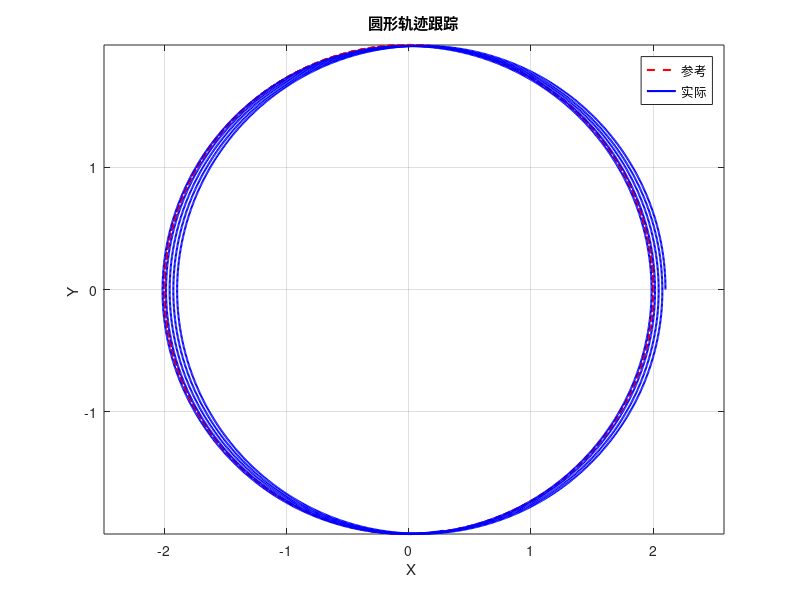
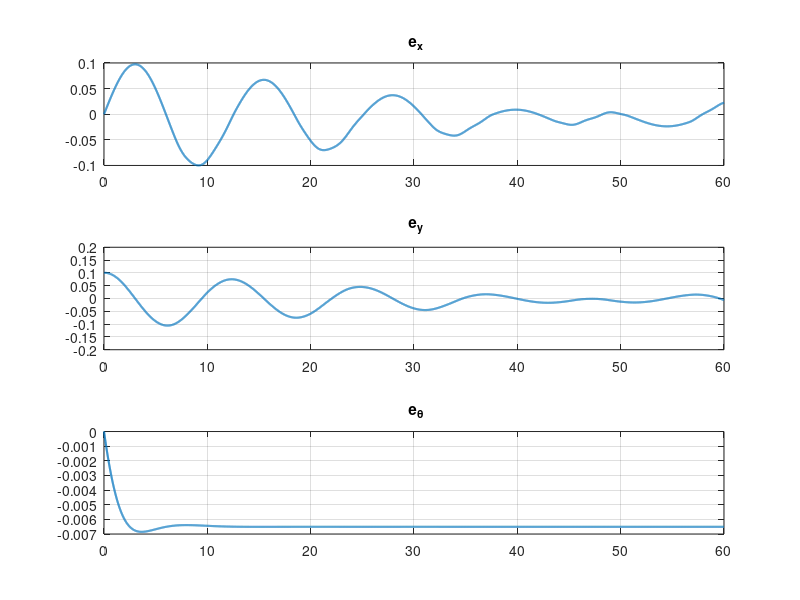
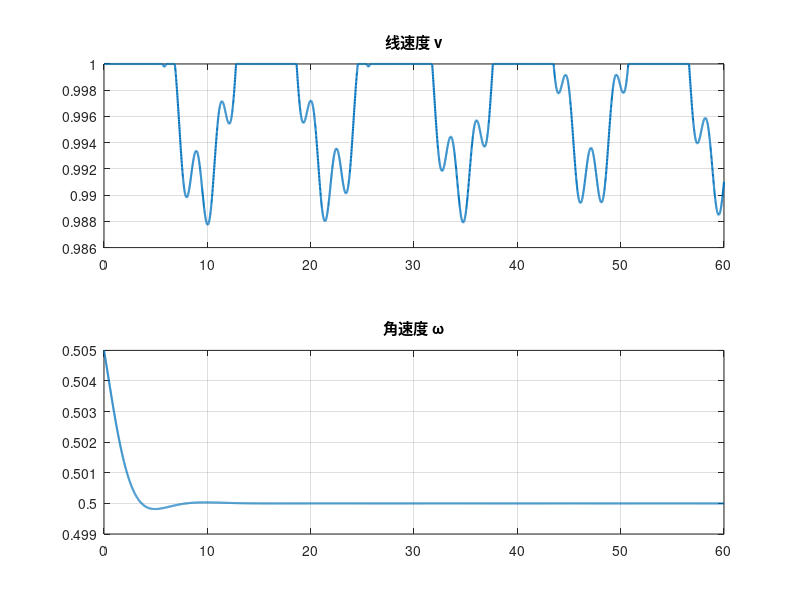
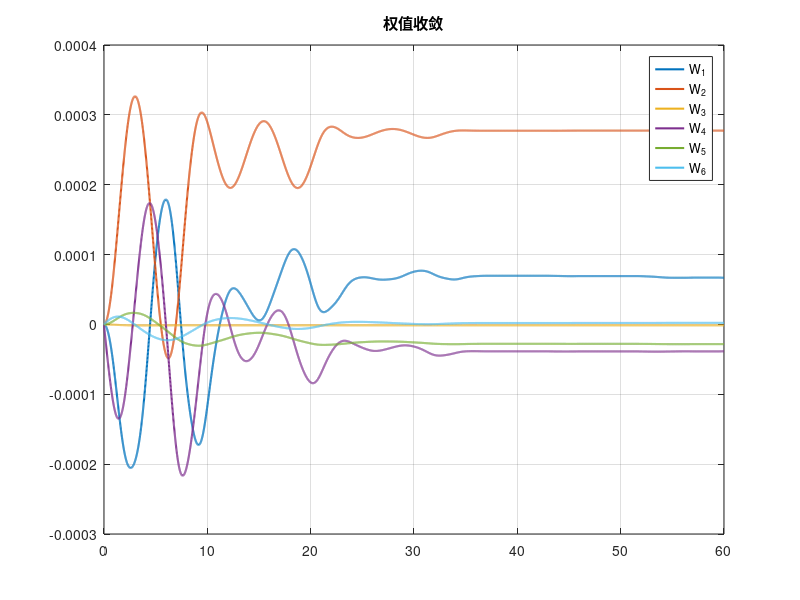

Source code (MATLAB) for these figures, in order:
%% 
clear; clc;
% 仿真参数
T = 60;         % 仿真时间
dt = 0.01;      % 步长
t = 0:dt:T;

% 小车参数
v_max = 1;    % 最大线速度
w_max = 2.0;  % 最大角速度

% 期望轨迹圆周
xd = @(t) 2*cos(0.5*t);
yd = @(t) 2*sin(0.5*t);
theta_d = @(t) 0.5*t + pi/2;
vd = @(t) 1;  % 期望线速度
wd = @(t) 0.5;  % 期望角速度

% ADP参数
Q = diag([30, 30, 30]);   % 状态权重矩阵
R = diag([5, 5]);         % 控制输入权重矩阵                 
alpha = 0.1;              % 学习率

% 神经网络参数
phi = @(e) [e(1)^2; e(2)^2; e(3)^2; e(1)*e(2); e(1)*e(3); e(2)*e(3)];
W_hat = zeros(6,1);       % 初始权值

% 误差阈值
error_threshold = 0.02;  % 误差阈值，可根据实验调参

%% 
% 初始状态
x = 2.1; y = 0; theta = pi/2;
% 误差状态
e = zeros(3,1);
% 历史记录
e_history = zeros(3, length(t));
u_history = zeros(2, length(t));
W_history = zeros(6, length(t));
x_history = zeros(1, length(t));    % 实际轨迹x
y_history = zeros(1, length(t));    % 实际轨迹y
x_d_history = zeros(1, length(t));  % 参考轨迹x
y_d_history = zeros(1, length(t));  % 参考轨迹y

%% 
for k = 1:length(t)
    % 当前时间
    current_t = t(k);
    d_v = 0.5*exp(-0.002*current_t)*0.02 * (sin(0.5*current_t) + 0.3*cos(2.8*current_t) );
    d_w = 0.5*exp(-0.5*current_t)*0.01 * (0.5*sin(0.2*current_t) + cos(0.525*current_t));

    % 期望轨迹并记录
    x_d = xd(current_t);
    y_d = yd(current_t);
    theta_des = theta_d(current_t);
    x_d_history(k) = x_d;
    y_d_history(k) = y_d;
    
    % 误差计算
    R_mat = [cos(theta), sin(theta), 0;
            -sin(theta), cos(theta), 0;
             0,          0,          1];
    e = R_mat * [x_d - x; y_d - y; theta_des - theta];
    
    % f(e,t) 和 g(e)
    f = [wd(current_t)*e(2);
        -wd(current_t)*e(1) + vd(current_t)*sin(e(3));
        0];  
    g = [-1, e(2);
         0,  -e(1);
         0,  -1];
    
    % 控制输入
    grad_phi = [2*e(1), 0, 0;
               0, 2*e(2), 0;
               0, 0, 2*e(3);
               e(2), e(1), 0;
               e(3), 0, e(1);
               0, e(3), e(2)];
    u_nominal = [vd(current_t)*cos(theta_des-theta); wd(current_t)];
    phi_e = phi(e);

    % 计算 ADP 控制量
    u_ADP = -0.5 * inv(R) * g' * (grad_phi' * W_hat) + [d_v; d_w];
    u_total = u_nominal + u_ADP ;  

    % 计算 sigma
    sigma = grad_phi * (f + g*u_ADP); % 6×1 向量
    
    % 计算控制代价和delta
    u_cost = u_ADP' * R * u_ADP;
    delta = e' * Q * e + u_cost - sigma' * W_hat;
    
    % 误差阈值限制权值更新
    if norm(e) < error_threshold
        W_dot = zeros(size(W_hat));  % 停止更新
    else
        W_dot = -alpha * sigma * delta / (sigma' * sigma + 1)^2;  % 正则化更新
    end

    % 更新权值
    W_hat = W_hat + W_dot * dt;
   
    % 应用控制输入
    v = u_total(1);
    w = u_total(2);
    
    % 输入限幅
    v = sign(v) * min(abs(v), v_max);
    w = sign(w) * min(abs(w), w_max);

    % 记录数据
    e_history(:,k) = e;
    u_history(:,k) = [v; w];
    W_history(:,k) = W_hat;
    x_history(k) = x;
    y_history(k) = y;
    
    % 更新小车状态
    x = x + v*cos(theta)*dt;
    y = y + v*sin(theta)*dt;
    theta = theta + w*dt;
end

%% 
figure;
plot(x_d_history, y_d_history, 'r--', 'LineWidth', 1.5);  % 参考轨迹
hold on;
plot(x_history, y_history, 'b-', 'LineWidth', 1.5);       % 实际轨迹
xlabel('X ');
ylabel('Y ');
title('圆形轨迹跟踪');
legend('参考', '实际', 'Location', 'best');
grid on;
axis equal;

figure;
subplot(3,1,1);
plot(t, e_history(1,:), 'LineWidth',1.5);
title(' e_x');
grid on;

subplot(3,1,2);
plot(t, e_history(2,:), 'LineWidth',1.5);
title(' e_y');
grid on;

subplot(3,1,3);
plot(t, e_history(3,:), 'LineWidth',1.5);
title(' e_{\theta}');
grid on;

figure;
subplot(2,1,1);
plot(t, u_history(1,:), 'LineWidth',1.5);
title('线速度 v');
grid on;

subplot(2,1,2);
plot(t, u_history(2,:), 'LineWidth',1.5);
title('角速度 \omega');
grid on;

figure;
plot(t, W_history', 'LineWidth',1.5);
title('权值收敛');
legend('W_1','W_2','W_3','W_4','W_5','W_6');
grid on;
